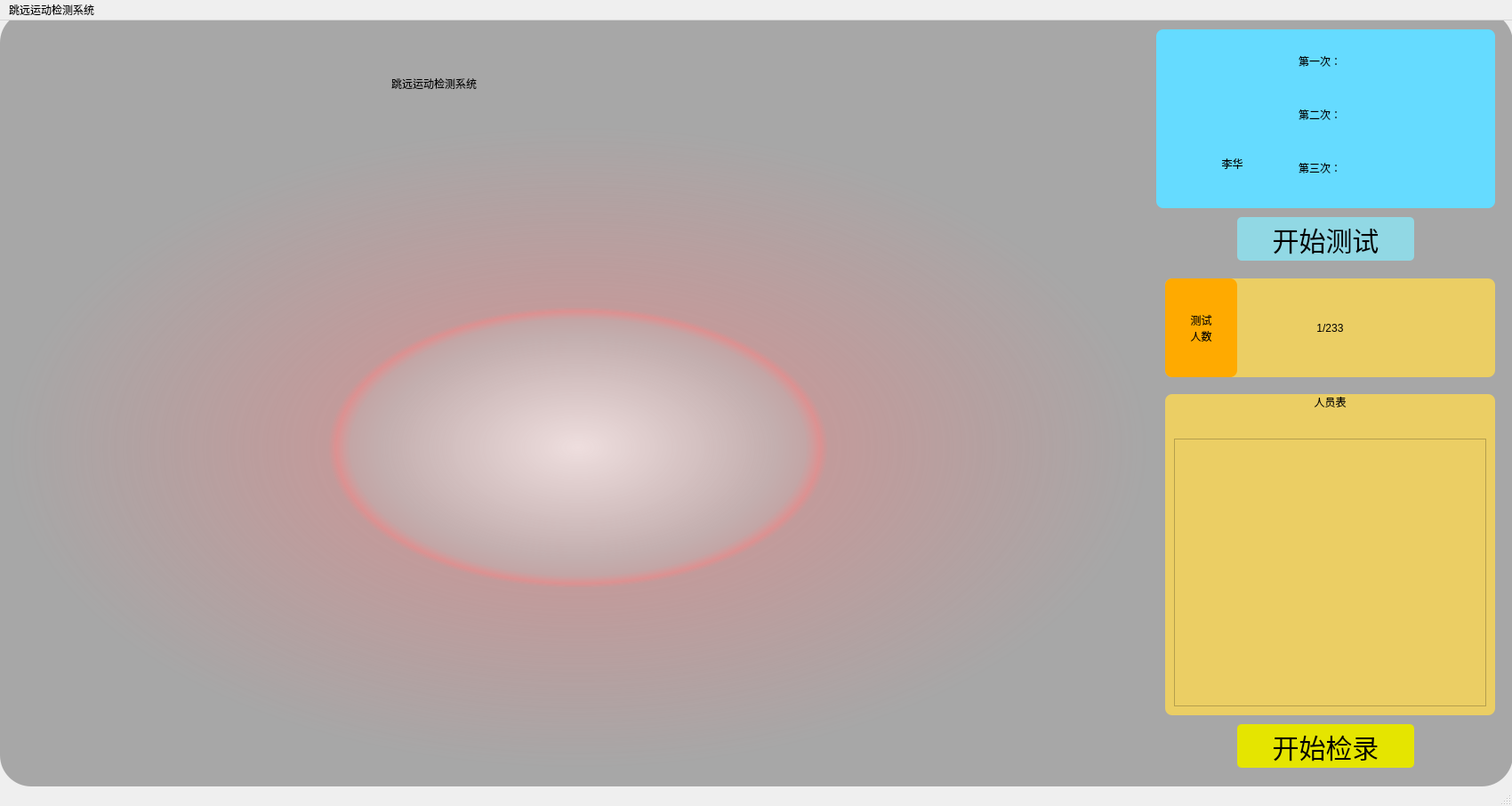
<?xml version="1.0" encoding="UTF-8"?>
<ui version="4.0">
 <class>MainWindow</class>
 <widget class="QMainWindow" name="MainWindow">
  <property name="geometry">
   <rect>
    <x>0</x>
    <y>0</y>
    <width>1700</width>
    <height>906</height>
   </rect>
  </property>
  <property name="minimumSize">
   <size>
    <width>1700</width>
    <height>0</height>
   </size>
  </property>
  <property name="windowTitle">
   <string>MainWindow</string>
  </property>
  <widget class="QWidget" name="centralwidget">
   <widget class="QLabel" name="label">
    <property name="geometry">
     <rect>
      <x>10</x>
      <y>120</y>
      <width>1280</width>
      <height>720</height>
     </rect>
    </property>
    <property name="styleSheet">
     <string notr="true">background-color: qradialgradient(spread:pad, cx:0.5, cy:0.5, radius:0.5, fx:0.5, fy:0.5, stop:0 rgba(255, 235, 235, 206), stop:0.35 rgba(255, 188, 188, 80), stop:0.4 rgba(255, 162, 162, 80), stop:0.425 rgba(255, 132, 132, 156), stop:0.44 rgba(252, 128, 128, 80), stop:1 rgba(255, 255, 255, 0));
border-radius:28px;</string>
    </property>
    <property name="text">
     <string/>
    </property>
   </widget>
   <widget class="QLabel" name="label_2">
    <property name="geometry">
     <rect>
      <x>440</x>
      <y>30</y>
      <width>641</width>
      <height>81</height>
     </rect>
    </property>
    <property name="cursor">
     <cursorShape>ArrowCursor</cursorShape>
    </property>
    <property name="styleSheet">
     <string notr="true">font:78px &quot;楷体&quot;;</string>
    </property>
    <property name="text">
     <string>跳远运动检测系统</string>
    </property>
   </widget>
   <widget class="QLabel" name="label_3">
    <property name="geometry">
     <rect>
      <x>300</x>
      <y>10</y>
      <width>121</width>
      <height>121</height>
     </rect>
    </property>
    <property name="styleSheet">
     <string notr="true"/>
    </property>
    <property name="text">
     <string/>
    </property>
    <property name="pixmap">
     <pixmap>UI/icon.png</pixmap>
    </property>
   </widget>
   <widget class="QLabel" name="label_4">
    <property name="geometry">
     <rect>
      <x>0</x>
      <y>-10</y>
      <width>1701</width>
      <height>871</height>
     </rect>
    </property>
    <property name="styleSheet">
     <string notr="true">border-radius:35px;
background-color: rgb(167, 167, 167);</string>
    </property>
    <property name="text">
     <string/>
    </property>
   </widget>
   <widget class="QLabel" name="label_5">
    <property name="geometry">
     <rect>
      <x>1340</x>
      <y>20</y>
      <width>101</width>
      <height>111</height>
     </rect>
    </property>
    <property name="text">
     <string/>
    </property>
    <property name="pixmap">
     <pixmap>UI/avatar.png</pixmap>
    </property>
   </widget>
   <widget class="QLabel" name="label_6">
    <property name="geometry">
     <rect>
      <x>1300</x>
      <y>10</y>
      <width>381</width>
      <height>201</height>
     </rect>
    </property>
    <property name="styleSheet">
     <string notr="true">background-color: rgb(101, 219, 255);
border-radius:8px;</string>
    </property>
    <property name="text">
     <string/>
    </property>
   </widget>
   <widget class="QLabel" name="label_7">
    <property name="geometry">
     <rect>
      <x>1320</x>
      <y>140</y>
      <width>131</width>
      <height>41</height>
     </rect>
    </property>
    <property name="styleSheet">
     <string notr="true">font:28px &quot;楷体&quot;;</string>
    </property>
    <property name="text">
     <string>李华</string>
    </property>
    <property name="scaledContents">
     <bool>false</bool>
    </property>
    <property name="alignment">
     <set>Qt::AlignCenter</set>
    </property>
   </widget>
   <widget class="QLabel" name="label_8">
    <property name="geometry">
     <rect>
      <x>1460</x>
      <y>30</y>
      <width>91</width>
      <height>31</height>
     </rect>
    </property>
    <property name="styleSheet">
     <string notr="true">font:23px &quot;楷体&quot;;</string>
    </property>
    <property name="text">
     <string>第一次：</string>
    </property>
   </widget>
   <widget class="QLabel" name="label_9">
    <property name="geometry">
     <rect>
      <x>1460</x>
      <y>150</y>
      <width>91</width>
      <height>31</height>
     </rect>
    </property>
    <property name="styleSheet">
     <string notr="true">font:23px &quot;楷体&quot;;</string>
    </property>
    <property name="text">
     <string>第三次：</string>
    </property>
   </widget>
   <widget class="QLabel" name="label_10">
    <property name="geometry">
     <rect>
      <x>1460</x>
      <y>90</y>
      <width>91</width>
      <height>31</height>
     </rect>
    </property>
    <property name="styleSheet">
     <string notr="true">font:23px &quot;楷体&quot;;</string>
    </property>
    <property name="text">
     <string>第二次：</string>
    </property>
   </widget>
   <widget class="QLabel" name="label_11">
    <property name="geometry">
     <rect>
      <x>1560</x>
      <y>30</y>
      <width>91</width>
      <height>31</height>
     </rect>
    </property>
    <property name="styleSheet">
     <string notr="true">font:23px &quot;楷体&quot;;</string>
    </property>
    <property name="text">
     <string/>
    </property>
   </widget>
   <widget class="QLabel" name="label_12">
    <property name="geometry">
     <rect>
      <x>1560</x>
      <y>90</y>
      <width>91</width>
      <height>31</height>
     </rect>
    </property>
    <property name="styleSheet">
     <string notr="true">font:23px &quot;楷体&quot;;</string>
    </property>
    <property name="text">
     <string/>
    </property>
   </widget>
   <widget class="QLabel" name="label_13">
    <property name="geometry">
     <rect>
      <x>1560</x>
      <y>150</y>
      <width>91</width>
      <height>31</height>
     </rect>
    </property>
    <property name="styleSheet">
     <string notr="true">font:23px &quot;楷体&quot;;</string>
    </property>
    <property name="text">
     <string/>
    </property>
   </widget>
   <widget class="QPushButton" name="pushButton">
    <property name="geometry">
     <rect>
      <x>1390</x>
      <y>220</y>
      <width>201</width>
      <height>51</height>
     </rect>
    </property>
    <property name="styleSheet">
     <string notr="true">QPushButton{
font: 10pt &quot;宋体&quot;;
border-radius:5px;
margin:1px;
color: black;
padding:2px 2px;
font:30px;
background-color: rgb(145,216,228);
	
}
QPushButton:hover{
background-color: rgb(145,216,228);
color:black;

border:1px solid white;
}
QPushButton:pressed{
background-color: rgb(255, 255, 255);
color: black;

border:1px solid white;
}</string>
    </property>
    <property name="text">
     <string>开始测试</string>
    </property>
   </widget>
   <widget class="QLabel" name="label_14">
    <property name="geometry">
     <rect>
      <x>1310</x>
      <y>290</y>
      <width>371</width>
      <height>111</height>
     </rect>
    </property>
    <property name="styleSheet">
     <string notr="true">border-radius:8px;font:43px &quot;楷体&quot;;
background-color: rgb(235, 206, 100);</string>
    </property>
    <property name="text">
     <string>1/233</string>
    </property>
    <property name="alignment">
     <set>Qt::AlignCenter</set>
    </property>
   </widget>
   <widget class="QLabel" name="label_15">
    <property name="geometry">
     <rect>
      <x>1310</x>
      <y>290</y>
      <width>81</width>
      <height>111</height>
     </rect>
    </property>
    <property name="styleSheet">
     <string notr="true">border-radius:8px;font:30px &quot;楷体&quot;;
background-color: rgb(255, 170, 0);</string>
    </property>
    <property name="text">
     <string>测试
人数</string>
    </property>
    <property name="alignment">
     <set>Qt::AlignCenter</set>
    </property>
   </widget>
   <widget class="QLabel" name="label_16">
    <property name="geometry">
     <rect>
      <x>1310</x>
      <y>420</y>
      <width>371</width>
      <height>361</height>
     </rect>
    </property>
    <property name="styleSheet">
     <string notr="true">border-radius:8px;font:43px &quot;楷体&quot;;
background-color: rgb(235, 206, 100);</string>
    </property>
    <property name="text">
     <string>人员表</string>
    </property>
    <property name="alignment">
     <set>Qt::AlignHCenter|Qt::AlignTop</set>
    </property>
   </widget>
   <widget class="QPushButton" name="pushButton_2">
    <property name="geometry">
     <rect>
      <x>1390</x>
      <y>790</y>
      <width>201</width>
      <height>51</height>
     </rect>
    </property>
    <property name="styleSheet">
     <string notr="true">QPushButton{
font: 10pt &quot;宋体&quot;;
border-radius:5px;
margin:1px;
color: black;
padding:2px 2px;
font:30px;
	background-color: rgb(229, 229, 0);
	
}
QPushButton:hover{background-color: rgb(229, 229, 0);
color:black;

border:1px solid white;
}
QPushButton:pressed{
background-color: rgb(255, 255, 255);
color: black;

border:1px solid white;
}</string>
    </property>
    <property name="text">
     <string>开始检录</string>
    </property>
   </widget>
   <widget class="QTextEdit" name="textEdit">
    <property name="geometry">
     <rect>
      <x>1320</x>
      <y>470</y>
      <width>351</width>
      <height>301</height>
     </rect>
    </property>
    <property name="styleSheet">
     <string notr="true">font:43px &quot;楷体&quot;;
background-color: rgb(235, 206, 100);</string>
    </property>
   </widget>
   <zorder>label_4</zorder>
   <zorder>label_6</zorder>
   <zorder>label</zorder>
   <zorder>label_2</zorder>
   <zorder>label_3</zorder>
   <zorder>label_5</zorder>
   <zorder>label_7</zorder>
   <zorder>label_8</zorder>
   <zorder>label_9</zorder>
   <zorder>label_10</zorder>
   <zorder>label_11</zorder>
   <zorder>label_12</zorder>
   <zorder>label_13</zorder>
   <zorder>pushButton</zorder>
   <zorder>label_14</zorder>
   <zorder>label_15</zorder>
   <zorder>label_16</zorder>
   <zorder>pushButton_2</zorder>
   <zorder>textEdit</zorder>
  </widget>
  <widget class="QMenuBar" name="menubar">
   <property name="geometry">
    <rect>
     <x>0</x>
     <y>0</y>
     <width>1700</width>
     <height>23</height>
    </rect>
   </property>
   <widget class="QMenu" name="menu">
    <property name="title">
     <string>跳远运动检测系统</string>
    </property>
   </widget>
   <addaction name="menu"/>
  </widget>
  <widget class="QStatusBar" name="statusbar"/>
 </widget>
 <resources/>
 <connections/>
</ui>
